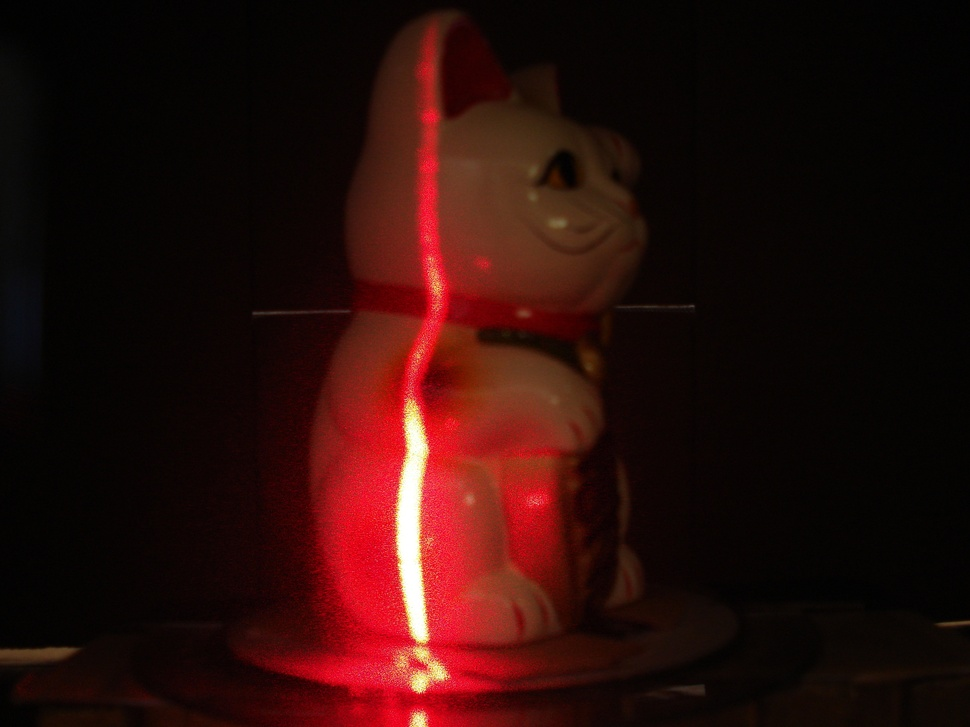
#> input picture test1.jpg, 970 x 727 px, shrunk from 3072 x 2304 before the run
$ python 3Dscanner.py   (Python 2 division)
#> lines starting #> are read from the running program, lines starting #| are printed output that depends on the picture
################################################################################
#                               3D Scanning Program                            #
#                                  James McDowell                              #
#                                 Requires: Python                             #
#                                 Imaging Library,                             #
#                                    Python 2.6,                               #
#                                   Blender 2.49                               #
################################################################################
from PIL import Image
import ImageDraw
import math

################################################################################
#                               Global Variables                               #
################################################################################

#Resolution adjustment
vertStep = 1 #Number of vertical pixels to step by
step = 10  #Degrees to step by

#Image object and data
img = Image.open("test1.jpg")
#> img is the input picture: PIL image 970x727 RGB; mean R, G, B 42, 12.4, 9.6
ImgWidth = img.size[0]
#> ImgWidth = 970
ImgHeight = img.size[1]
#> ImgHeight = 727

#Calculates the amount of length units per pixel.
physicalImgHeight = 150 #in blender units, found by inspection.
unitsPerPixel = float(physicalImgHeight) / ImgHeight
#> unitsPerPixel = 0.206

#Data structure that holds all of the pixel
#values of every image
pointCloud = []
for i in range(360):
    pointCloud.append(i)

#Data structure that holds all of the
#coordinates in a 3D object
finalObject = []
for i in range(360):
    finalObject.append(i)

#cordinates and faces
coords = []
faces = []

################################################################################
#                                   Functions                                  #
################################################################################
#The mm to blender unit ratio is 2:1
#Dividing the physical distance by 2 yields the unknown blender unit distance.
#See documentation for the math on how this is done.
def convertToBlenderUnits(physicalDistance):
    return float(physicalDistance) / 2

#cloudInit() initializes the point cloud,
#pointCloud[] holds all the scanned values
def cloudInit(rotateAngle):
#> called with rotateAngle = 0
    print "processing test" + str(rotateAngle + 1) + ".jpg"
    img = Image.open("test" + str(rotateAngle + 1) + ".jpg")

    #loaded image object
    pix = img.load()

    draw = ImageDraw.Draw(img)
    vertStripe = []
    vertStripe2 = []
    node = firstNode()
#> node = (428, 47)

    #This loop ensures continuity
    #through a scanned image
    for i in range(node[1]):
        vertStripe.append((node[0], i))

    #Maximum allowable red value;
    #Minimum allowable red value;
    #Last encountered red pixel x average
    redMax = (255, 0, 0)
    redMin = (155, 0, 0)
    LastX = None
    LastY = None

    for y in range(ImgHeight):
        xSum = 0
        count = 0

        for x in range(ImgWidth):
            #pixelColor = img.getpixel((x, y))
            pixelColor = pix[x, y]

            #Pixel must be within the range of red rgb values
            if((pixelColor > redMin) and (pixelColor <= redMax)):
                xSum = x + xSum
                count = count + 1

        #The case that a red pixel average is found
        if((xSum  != 0) and (count != 0)):
            LastX = xSum/count
            LastY = y
            vertStripe.append((LastX, y))
#> after the loop, vertStripe = 727 pairs, first value 391 to 451, second value 0 to 726

    #This loop ensures a continuous line
    #down the height of the image.
    for y in range(LastY, ImgHeight):
        vertStripe.append((LastX, y))
#> after the loop, vertStripe = 728 pairs, first value 391 to 451, second value 0 to 726

    #This loop draws a line over the laser stripe
    for i in range(len(vertStripe) - 1):
        if(vertStripe[i][0] != None):
            draw.line(vertStripe[i] + vertStripe[i + 1], (0, 255, 0))

    #Saving the newly drawn image as a .png ensures
    #that the reading loops always get a color value
    #img2 is the modified image, used in the reading loops
    img.save("test" + str(rotateAngle + 1) + ".png")
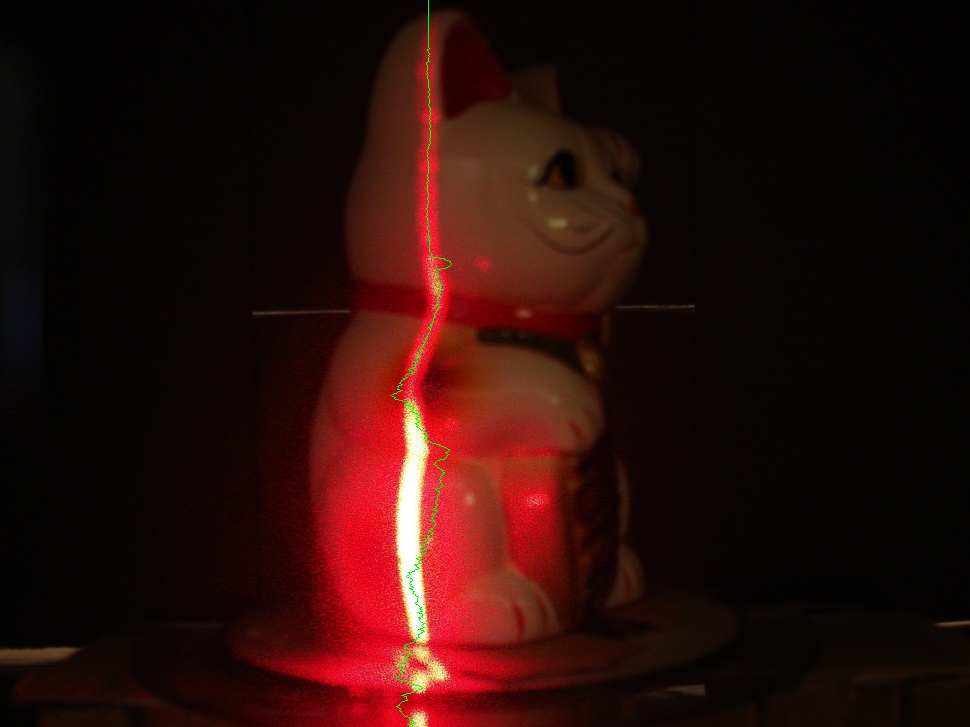
#> saved as test1.png: PIL image 970x727 RGB; mean R, G, B 41.7, 12.7, 9.4
    img2 = Image.open("test" + str(rotateAngle + 1) + ".png")

    #loaded image object
    pix2 = img2.load()

    #Reading loops, as soon as the desired color is
    #found for a given fixed y, the inner loop breaks
    for y in range(ImgHeight):
        for x in range(ImgWidth):
            #pixelColor = img2.getpixel((x, y))
            pixelColor = pix2[x, y]

            if(pixelColor  == (0, 255, 0)):
                vertStripe2.append((x, y))
                break
#> after the loop, vertStripe2 = 727 pairs, first value 391 to 451, second value 0 to 726
    pointCloud[rotateAngle] = vertStripe2
    print len(vertStripe2)
#| 727

#firstNode() seeks out the critical node,
#The critical node is essential
#for a continous set of points. (see diagram)
def firstNode():
    #loaded image object
    pix = img.load()

    #minimum and maximum red pixel
    #values to be tested for.
    redMax = (255, 0, 0)
    redMin = (155, 0, 0)

    for y in range(ImgHeight):
        xSum = 0
        count = 0

        for x in range(ImgWidth):
            #pixelColor = img.getpixel((x, y))
            pixelColor = pix[x, y]

            #Pixel must be within the range of red rgb values
            if((pixelColor > redMin) and (pixelColor <= redMax)):
                xSum = x + xSum
                count = count + 1

        if((xSum  != 0) and (count != 0)):
            firstNode = ((xSum/count), y)
            return firstNode

    #The case when no red pixels are found
    return (-1, -1)

#objectMaker() creates the 3D model
#given a set of measured distances
#(see diagram 1 for all the math)
# [144 lines left out: functions objectMaker, arcsin, sin, cos, tan, writeToFile and 2 more, not called in this run]

################################################################################
#                                   Main                                       #
################################################################################

#Main loop, traverses through all captured images
for rotateAngle in range(0, 360, step):
    cloudInit(rotateAngle)
#> pass 2 of the loop `for rotateAngle in range(0, 360, step):`:
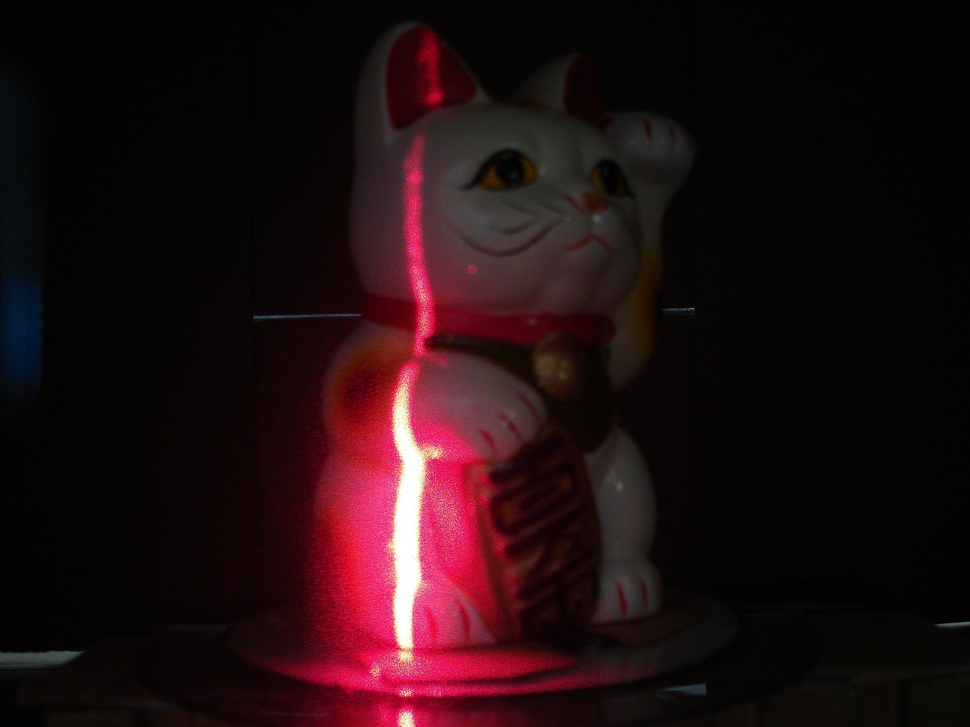
#> input picture test11.jpg, 970 x 727 px, shrunk from 3072 x 2304 before the run
#> in cloudInit, img is the input picture: PIL image 970x727 RGB; mean R, G, B 33.2, 13.8, 16.2
#> in cloudInit (call 2), `img.save("test" + str(rotateAngle + 1) + ".png")`:
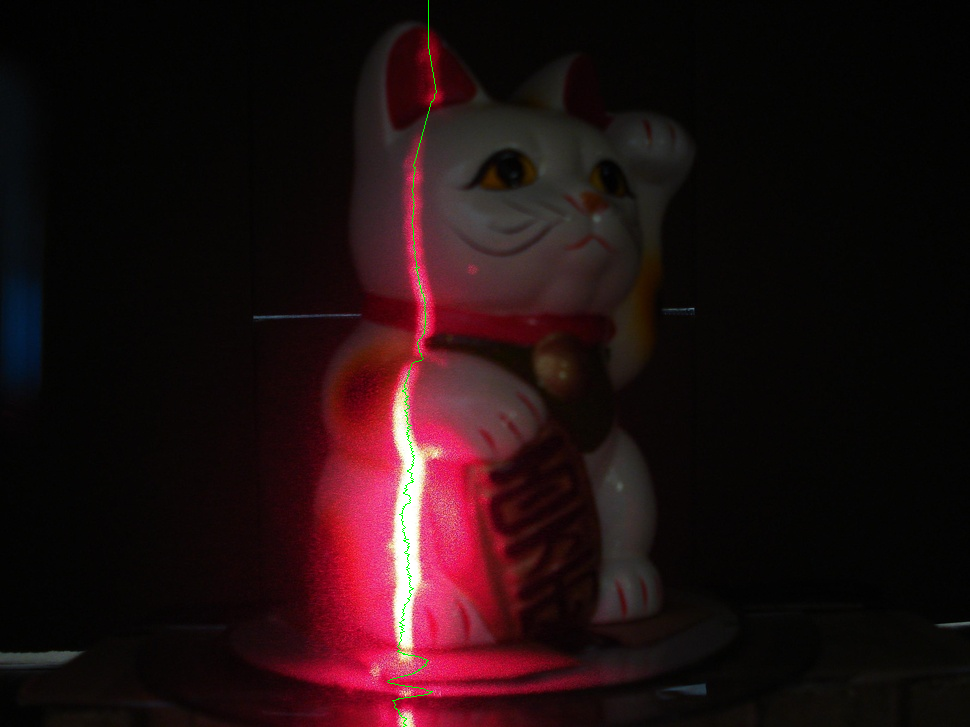
#> saved as test11.png: PIL image 970x727 RGB; mean R, G, B 32.9, 14, 16
#| 727
#> (the run stopped early here; a loop or call above may not have finished)
